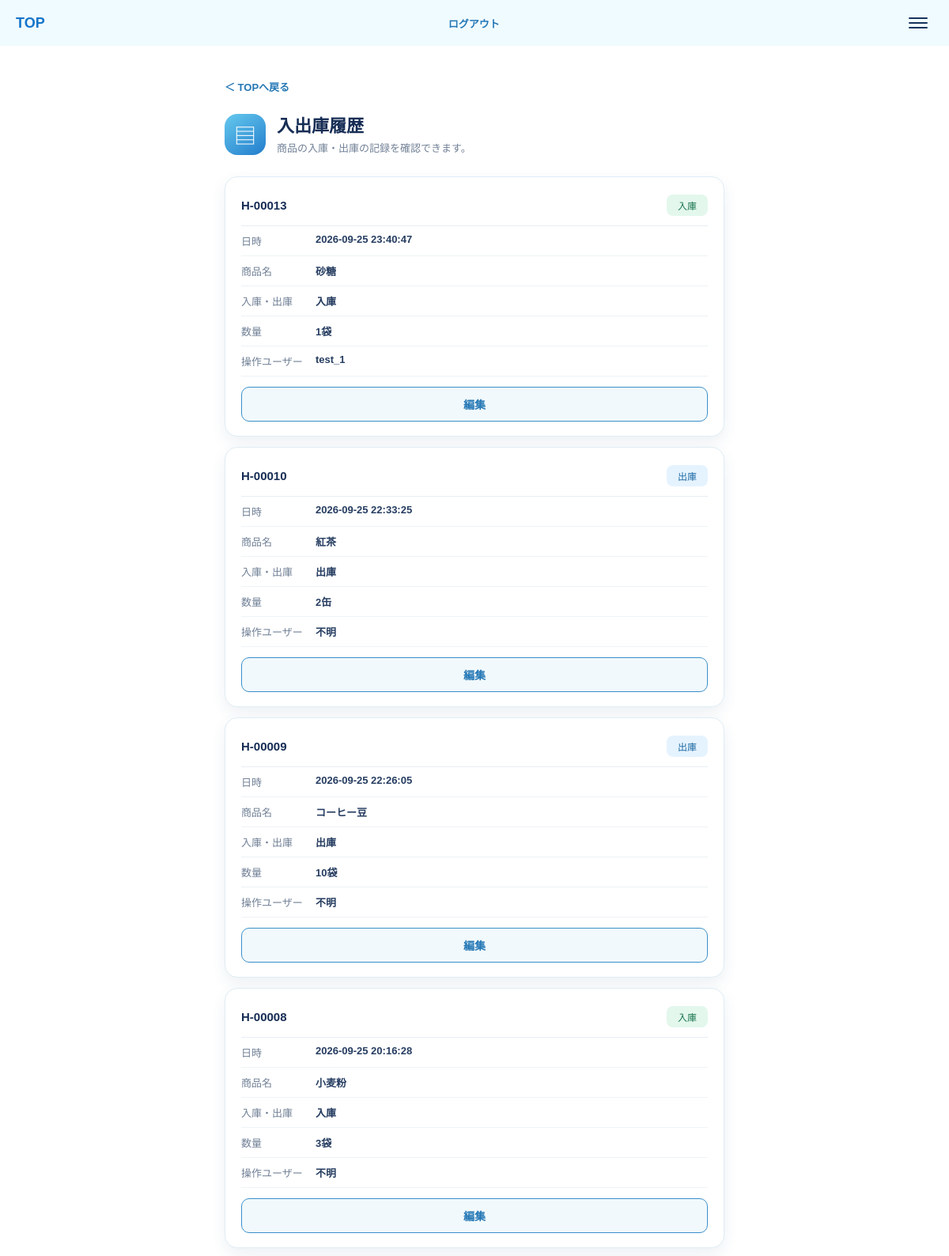
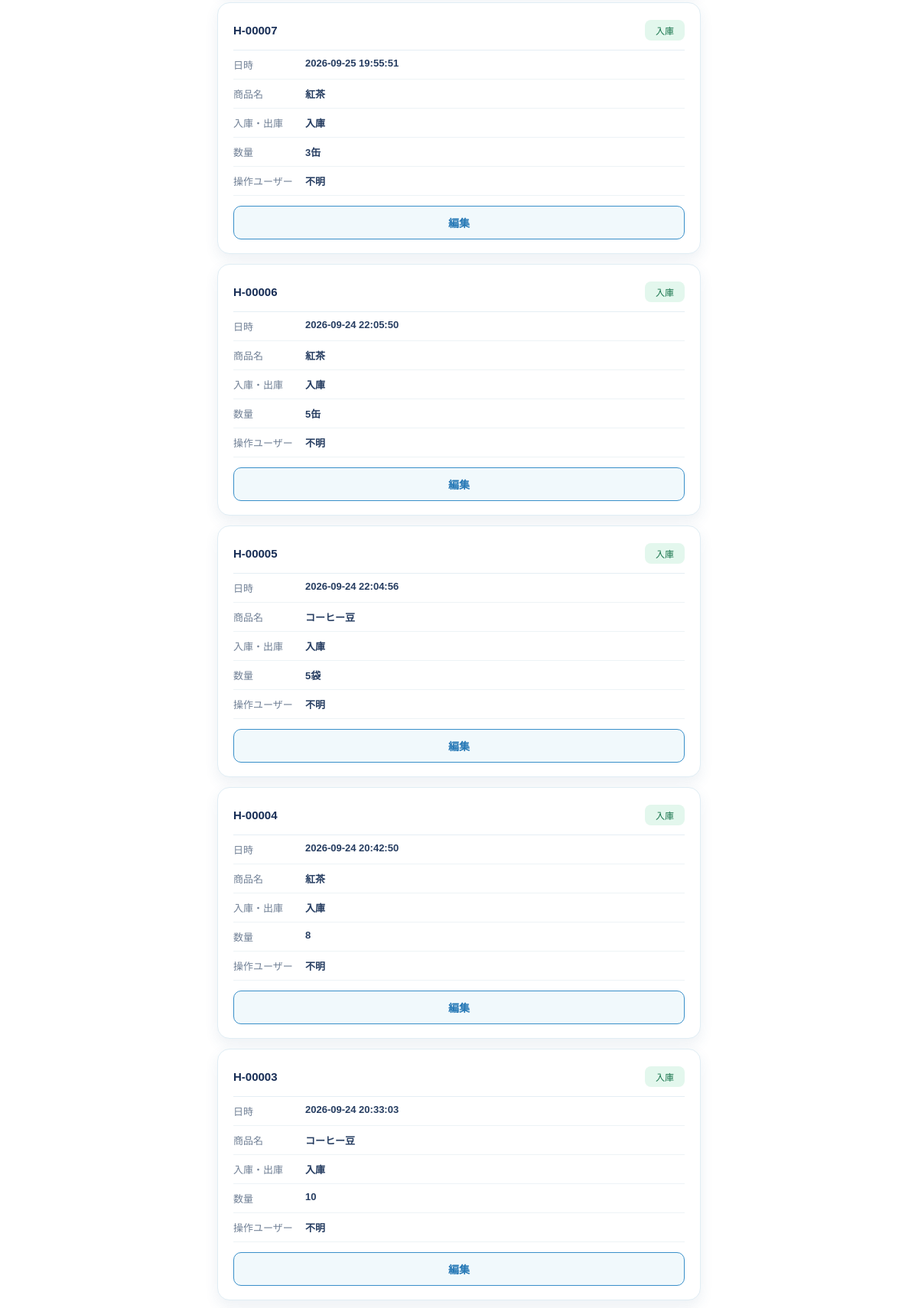
The app's page /history (signed in, upper part) with its own data (2 pictures, top to bottom).
### tables this page shows
CREATE TABLE transactions (
    id INTEGER PRIMARY KEY AUTOINCREMENT,
    product_name TEXT NOT NULL,
    transaction_type TEXT NOT NULL,
    quantity INTEGER NOT NULL,
    created_at TEXT NOT NULL
, product_id INTEGER, user_id INTEGER);

CREATE TABLE products (
    id INTEGER PRIMARY KEY AUTOINCREMENT,
    name TEXT NOT NULL,
    stock INTEGER NOT NULL DEFAULT 0,
    proper_stock INTEGER NOT NULL
, unit TEXT);

CREATE TABLE users (
        id INTEGER PRIMARY KEY AUTOINCREMENT,
        username TEXT NOT NULL UNIQUE,
        password_hash TEXT NOT NULL,
        created_at DATETIME NOT NULL DEFAULT CURRENT_TIMESTAMP
    );

### app.py (the view)
@app.route("/history")
@login_required
def history():
    conn = get_db_connection()
    transactions = conn.execute(
        """
           SELECT transactions.*, products.name AS current_product_name,
               products.unit AS current_product_unit,
               users.username AS transaction_username
        FROM transactions
        LEFT JOIN products ON products.id = transactions.product_id
           LEFT JOIN users ON users.id = transactions.user_id
        ORDER BY transactions.id DESC
        """
    ).fetchall()
    conn.close()
    return render_template(
        "history.html",
        transactions=transactions
    )

### app.py (called while the page is built)
def get_db_connection():
    conn = sqlite3.connect("inventory.db")
    conn.row_factory = sqlite3.Row
    product_columns = {
        row[1] for row in conn.execute("PRAGMA table_info(products)")
    }
    if product_columns and "unit" not in product_columns:
        conn.execute("ALTER TABLE products ADD COLUMN unit TEXT")
        conn.commit()
    columns = {
        row[1] for row in conn.execute("PRAGMA table_info(transactions)")
    }
    if columns and "product_id" not in columns:
        conn.execute("ALTER TABLE transactions ADD COLUMN product_id INTEGER")
        conn.commit()
    if columns and "user_id" not in columns:
        conn.execute("ALTER TABLE transactions ADD COLUMN user_id INTEGER")
        conn.commit()
    return conn

@login_manager.user_loader
def load_user(user_id):
    conn = get_db_connection()
    user_record = conn.execute(
        "SELECT id, username, password_hash FROM users WHERE id = ?",
        (user_id,)
    ).fetchone()
    conn.close()
    if user_record is None:
        return None
    return User(
        user_record["id"],
        user_record["username"],
        user_record["password_hash"]
    )

### templates/history.html (shortened to what this page needs)
<!DOCTYPE html>
{% extends "base.html" %}
{% block site_header %}
<header class="top-header">
    <a class="top-header__brand" href="{{ url_for('home') }}">TOP</a>
    {% if current_user.is_authenticated %}<a class="top-header__logout" href="{{ url_for('logout') }}">ログアウト</a>{% endif %}
    <button class="menu-button" type="button" aria-label="メニュー">
        <span></span>
        <span></span>
        <span></span>
    </button>
</header>
{% endblock %}
{% block content %}
<div class="history-page">
    <a class="history-page__back" href="{{ url_for('home') }}">＜ TOPへ戻る</a>
    <section class="history-heading">
        <div class="history-heading__icon" aria-hidden="true">▤</div>
        <div>
            <h1>入出庫履歴</h1>
            <p>商品の入庫・出庫の記録を確認できます。</p>
        </div>
    </section>
    <section class="history-list" aria-label="入出庫履歴一覧">
        {% for transaction in transactions %}
        <article class="history-card">
            <div class="history-card__topline">
                <strong>H-{{ "%05d"|format(transaction.id) }}</strong>
                <span class="history-type{% if transaction.transaction_type in ['in', '入荷'] %} history-type--in{% else %} history-type--out{% endif %}">
                    {% if transaction.transaction_type in ['in', '入荷'] %}入庫{% else %}出庫{% endif %}
                </span>
            </div>
            <dl class="history-card__details">
                <div><dt>日時</dt><dd>{{ transaction.created_at }}</dd></div>
                <div><dt>商品名</dt><dd>{{ transaction.current_product_name or transaction.product_name }}</dd></div>
                <div><dt>入庫・出庫</dt><dd>{% if transaction.transaction_type in ['in', '入荷'] %}入庫{% else %}出庫{% endif %}</dd></div>
                <div><dt>数量</dt><dd>{{ transaction.quantity }}{% if transaction.current_product_unit and transaction.current_product_unit != "未設定" %}{{ transaction.current_product_unit }}{% endif %}</dd></div>
                <div><dt>操作ユーザー</dt><dd>{{ transaction.transaction_username or "不明" }}</dd></div>
            </dl>
            <a class="history-edit-button" href="{{ url_for('edit_transaction', transaction_id=transaction.id) }}">編集</a>
        </article>
        {% else %}
        <p class="history-empty">入出庫履歴はありません。</p>
        {% endfor %}
    </section>
</div>
{% endblock %}

### static/style.css (style rules this page uses)
* { box-sizing: border-box; }
body { margin: 0; color: #162b52; background: #ffffff; font-family: "Yu Gothic", "Hiragino Kaku Gothic ProN", sans-serif; }
a { color: inherit; }
.top-header { display: flex; align-items: center; justify-content: space-between; min-height: 58px; padding: 0 20px; background: #f0fbff; }
.top-header__brand { color: #1475c9; font-size: 18px; font-weight: 700; text-decoration: none; }
.top-header__logout { color: #2477b5; font-size: 13px; font-weight: 700; text-decoration: none; white-space: nowrap; }
.menu-button { display: grid; gap: 4px; width: 38px; padding: 8px 7px; border: 0; border-radius: 8px; background: transparent; }
.menu-button span { display: block; height: 2px; border-radius: 2px; background: #17345d; }
.history-page { width: min(100%, 680px); margin: 0 auto; padding: 24px 16px 44px; }
.history-page__back { display: inline-block; margin-bottom: 22px; color: #2477b5; font-size: 13px; font-weight: 700; text-decoration: none; }
.history-heading { display: flex; align-items: center; gap: 14px; margin-bottom: 24px; }
.history-heading__icon { display: grid; flex: 0 0 52px; place-items: center; width: 52px; height: 52px; border-radius: 16px; color: #ffffff; background: linear-gradient(145deg, #65c9ee, #237dcc); font-size: 28px; }
.history-heading h1 { margin: 0 0 5px; color: #172d55; font-size: 22px; }
.history-heading p { margin: 0; color: #718096; font-size: 13px; line-height: 1.6; }
.history-list { display: grid; gap: 13px; }
.history-card { padding: 16px 14px 14px; border: 1px solid #e0edf4; border-radius: 16px; background: #ffffff; box-shadow: 0 7px 18px rgba(48, 91, 130, 0.09); }
.history-card__topline { display: flex; align-items: center; justify-content: space-between; padding-bottom: 12px; border-bottom: 1px solid #e5eef4; color: #172d55; font-size: 15px; }
.history-type { min-width: 52px; padding: 5px 9px; border-radius: 8px; font-size: 12px; text-align: center; }
.history-type--in { color: #19754d; background: #e3f7ed; }
.history-type--out { color: #1b68a1; background: #e5f3ff; }
.history-card__details { margin: 0; }
.history-card__details div { display: grid; grid-template-columns: 86px minmax(0, 1fr); gap: 8px; padding: 9px 0; border-bottom: 1px solid #edf3f6; font-size: 13px; }
.history-card__details dt { color: #718096; }
.history-card__details dd { overflow: hidden; margin: 0; color: #263d61; font-weight: 600; text-overflow: ellipsis; white-space: nowrap; }
.history-edit-button, .history-submit, .history-delete-button, .history-cancel { display: flex; align-items: center; justify-content: center; width: 100%; min-height: 44px; border-radius: 10px; font-size: 14px; font-weight: 700; text-decoration: none; }
.history-edit-button { margin-top: 13px; border: 1px solid #398fc9; color: #2477b5; background: #f1f9fc; }
@media (min-width: 768px) { .history-page { padding: 42px 24px 56px; } }
@media (min-width: 768px) { .history-card, .history-form { padding: 22px 20px 18px; } }

### records on screen
transactions: id "00013", transaction_type "入庫"
transactions: id "00010", transaction_type "出庫"
transactions: id "00009", transaction_type "出庫"
transactions: id "00008", transaction_type "入庫"
transactions: id "00007", transaction_type "入庫"
transactions: id "00006", transaction_type "入庫"
transactions: id "00005", transaction_type "入庫"
transactions: id "00004", transaction_type "入庫"
transactions: id "00003", transaction_type "入庫"
